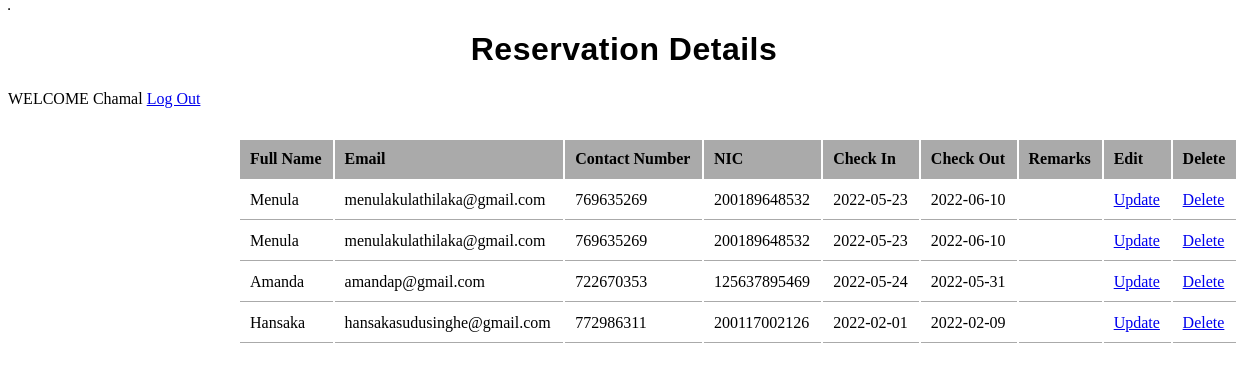
The app's page /userDetails.php (signed in) with its own data.
### tables this page shows
CREATE TABLE `hotel` (
  `ID` int(11) NOT NULL,
  `name` varchar(100) NOT NULL,
  `email` varchar(100) NOT NULL,
  `contact` int(10) NOT NULL,
  `nic` varchar(12) NOT NULL,
  `checkIn` date NOT NULL,
  `checkOut` date NOT NULL,
  `comment` varchar(500) NOT NULL
);

### userDetails.php (the view, shortened to what this page needs)
<?php require 'config.php';?>
<?php
	$userList = '';
	$sql = "SELECT * FROM hotel";
	if($result=$con->query($sql)){
		if($result->num_rows > 0){
			echo ("<table border='1'>");
		while($row = $result->fetch_assoc()){
				$userList .= "<tr>";
				$userList .= "<td>" . $row['name']   . "</td>";
				$userList .= "<td>" . $row['email']  . "</td>";
				$userList .= "<td>" . $row['contact']. "</td>";
				$userList .= "<td>" . $row['nic']    . "</td>";
				$userList .= "<td>" . $row['checkIn']. "</td>";
				$userList .= "<td>" . $row['checkOut']. "</td>";
				$userList .= "<td>" . $row['comment']. "</td>";
				$userList .= "<td><a href=\"editUser.php?ID={$row['ID']}\">Update</a></td>";
	 			$userList .= "<td><a href=\"userDelete.php?ID={$row['ID']}\">Delete</a></td>";
	 			$userList .= "</tr>";
			}
			echo ("</table>");
		}else{
			echo "no results";
		}
	}
	else{
		echo "Error:". $con->error;
	}
?>
<!DOCTYPE html>
<html lang="en">
<head>
	<link rel="stylesheet" href="styles/user.css">
</head>
<body>
	<h1>Reservation Details</h1>
	<header>
	<div class="loggedin">WELCOME <?php echo $_SESSION['firstName'];  ?> <a href="Adminlogout.php">Log Out</a></div>
	</header>
	<main>
	<table class="masterlist">
		<tr>
			<th>Full Name</th>
			<th>Email</th>
			<th>Contact Number</th>
			<th>NIC</th>
			<th>Check In</th>
			<th>Check Out</th>
			<th>Remarks</th>
			<th>Edit</th>
			<th>Delete</th>
		</tr>
		<?php echo $userList; ?>
	</table>
	</main>
</body>
</html>

### styles/user.css (style rules this page uses)
h1 { text-align: center; font-family: sans-serif; letter-spacing: 0.5; }
main { width: 1000px; margin: 30px; }
table.masterlist { width: 100%; margin-left: 200px; }
table.masterlist th { background: #aaa; text-align: left; }
table.masterlist th, table.masterlist td { padding: 10px; border-bottom: 1px solid #aaa; }

### records on screen
hotel: name "Menula", email "menulakulathilaka@gmail.com", contact "769635269", nic "200189648532", checkIn "2022-05-23", checkOut "2022-06-10"
hotel: name "Menula", email "menulakulathilaka@gmail.com", contact "769635269", nic "200189648532", checkIn "2022-05-23", checkOut "2022-06-10"
hotel: name "Amanda", email "amandap@gmail.com", contact "722670353", nic "125637895469", checkIn "2022-05-24", checkOut "2022-05-31"
hotel: name "Hansaka", email "hansakasudusinghe@gmail.com", contact "772986311", nic "200117002126", checkIn "2022-02-01", checkOut "2022-02-09"

### other values on screen
$_SESSION['firstName'] "Chamal"
